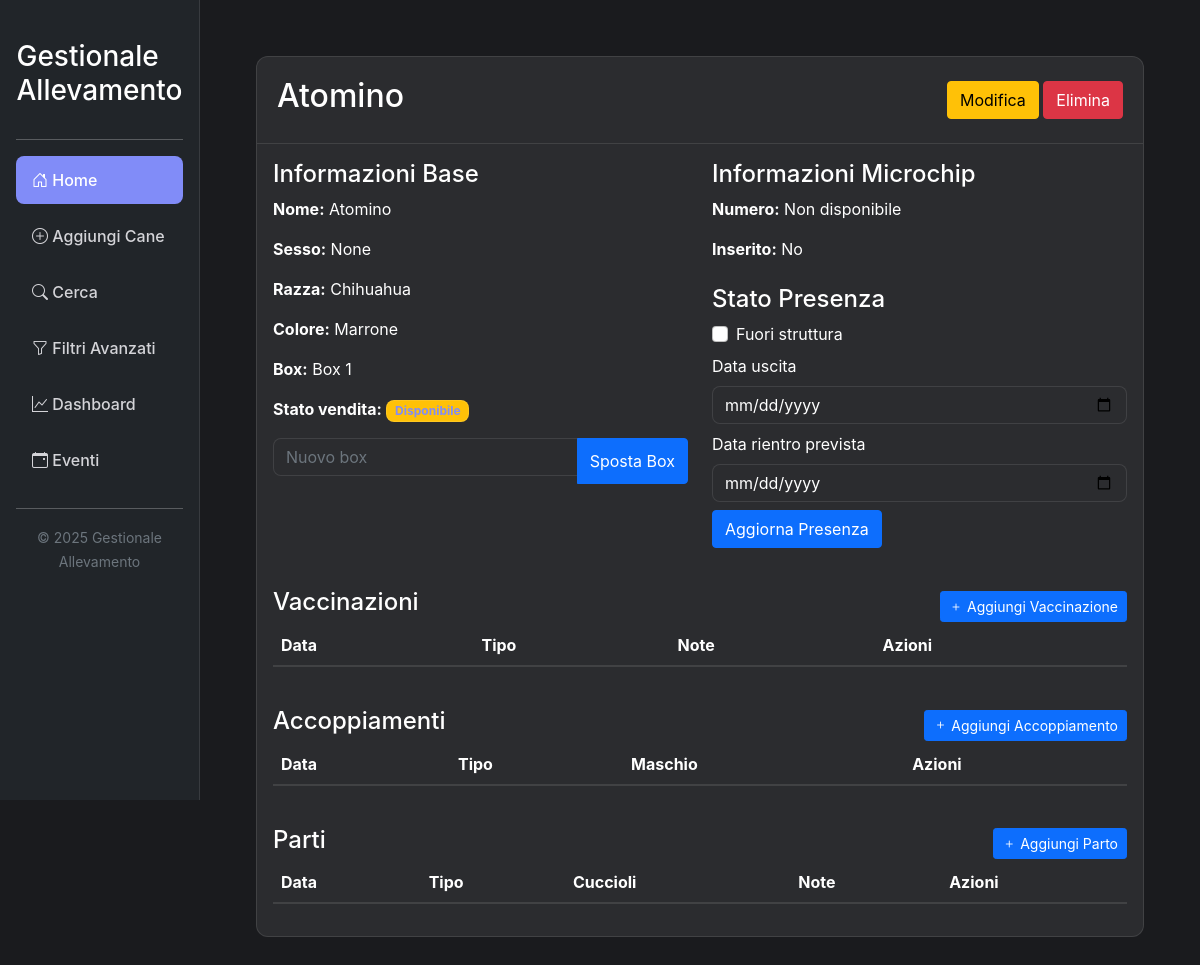
Screenshot of /cane/1 with the database file from the repository.
### tables this page shows
CREATE TABLE cani (
            id INTEGER PRIMARY KEY AUTOINCREMENT,
            nome TEXT NOT NULL,
            razza TEXT,
            colore TEXT,
            microchip TEXT,
            box TEXT,
            stato TEXT DEFAULT ''
        , microchip_data TEXT, chip_inserito TEXT DEFAULT 'No', venduto TEXT DEFAULT 'No', sesso TEXT, data_nascita TEXT, fuori_struttura TEXT DEFAULT 'No', data_uscita TEXT, data_rientro TEXT);

### PiccoloAmico/app_api.py (the view)
@app.route('/cane/<int:id>')
def dettaglio_cane(id):
    conn = get_db_connection()
    cane = conn.execute('SELECT * FROM cani WHERE id = ?', (id,)).fetchone()
    eventi = conn.execute('SELECT * FROM eventi WHERE cane_id = ? ORDER BY data DESC', (id,)).fetchall()
    mating_events = conn.execute('SELECT * FROM mating_events WHERE dog_id = ? ORDER BY date DESC', (id,)).fetchall()
    births = conn.execute('SELECT * FROM births WHERE dog_id = ? ORDER BY date DESC', (id,)).fetchall()
    conn.close()
    return render_template('dettaglio.html', cane=cane, eventi=eventi, mating_events=mating_events, births=births)

### PiccoloAmico/app_api.py (called while the page is built)
def get_db_connection():
    conn = sqlite3.connect(DB_NAME)
    conn.row_factory = sqlite3.Row
    return conn

### PiccoloAmico/templates/dettaglio.html (shortened to what this page needs)
{% extends "layout.html" %}
{% block content %}
<div class="card">
    <div class="card-header d-flex justify-content-between align-items-center">
        <h2>{{ cane.nome }}</h2>
        <div>
            <a href="{{ url_for('modifica_cane', id=cane.id) }}" class="btn btn-warning">Modifica</a>
            <form action="{{ url_for('elimina_cane', id=cane.id) }}" method="POST" style="display: inline;">
                <button type="submit" class="btn btn-danger" onclick="return confirm('Sei sicuro di voler eliminare questo cane?')">Elimina</button>
            </form>
        </div>
    </div>
    <div class="card-body">
        <div class="row">
            <div class="col-md-6">
                <h4>Informazioni Base</h4>
                <p><strong>Nome:</strong> {{ cane.nome }}</p>
                <p><strong>Sesso:</strong> {{ cane.sesso }}</p>
                <p><strong>Razza:</strong> {{ cane.razza }}</p>
                <p><strong>Colore:</strong> {{ cane.colore }}</p>
                <p><strong>Box:</strong> {{ cane.box }}</p>
                <p><strong>Stato vendita:</strong>
                    {% if cane.is_sold %}
                        <span class="badge bg-success">Venduto</span>
                    {% else %}
                        <span class="badge bg-warning">Disponibile</span>
                    {% endif %}
                </p>
                <form action="{{ url_for('sposta_cane', id=cane.id) }}" method="POST" class="mt-3">
                    <div class="input-group">
                        <input type="text" class="form-control" name="nuovo_box" placeholder="Nuovo box" required>
                        <button type="submit" class="btn btn-primary">Sposta Box</button>
                    </div>
                </form>
            </div>
            <div class="col-md-6">
                <h4>Informazioni Microchip</h4>
                <p><strong>Numero:</strong> {{ cane.microchip_number or 'Non disponibile' }}</p>
                <p><strong>Inserito:</strong> {{ 'Sì' if cane.microchip_inserted else 'No' }}</p>
                <h4 class="mt-4">Stato Presenza</h4>
                <form action="{{ url_for('aggiorna_presenza', id=cane.id) }}" method="POST" class="mb-3">
                    <div class="form-check mb-2">
                        <input type="checkbox" class="form-check-input" id="is_out" name="is_out" {% if cane.is_out %}checked{% endif %}>
                        <label class="form-check-label" for="is_out">Fuori struttura</label>
                    </div>
                    <div class="mb-2">
                        <label class="form-label">Data uscita</label>
                        <input type="date" class="form-control" name="out_date" value="{{ cane.out_date.strftime('%Y-%m-%d') if cane.out_date else '' }}">
                    </div>
                    <div class="mb-2">
                        <label class="form-label">Data rientro prevista</label>
                        <input type="date" class="form-control" name="return_date" value="{{ cane.return_date.strftime('%Y-%m-%d') if cane.return_date else '' }}">
                    </div>
                    <button type="submit" class="btn btn-primary">Aggiorna Presenza</button>
                </form>
            </div>
        </div>
        <div class="mt-4">
            <div class="d-flex justify-content-between align-items-center">
                <h4>Vaccinazioni</h4>
                <button class="btn btn-primary btn-sm" data-bs-toggle="modal" data-bs-target="#addVaccinationModal">
                    <i class="bi bi-plus"></i> Aggiungi Vaccinazione
                </button>
            </div>
            <div class="table-responsive">
                <table class="table">
                    <thead>
                        <tr>
                            <th>Data</th>
                            <th>Tipo</th>
                            <th>Note</th>
                            <th>Azioni</th>
                        </tr>
                    </thead>
                </table>
            </div>
        </div>
        <div class="mt-4">
            <div class="d-flex justify-content-between align-items-center">
                <h4>Accoppiamenti</h4>
                <button class="btn btn-primary btn-sm" data-bs-toggle="modal" data-bs-target="#addMatingModal">
                    <i class="bi bi-plus"></i> Aggiungi Accoppiamento
                </button>
            </div>
            <div class="table-responsive">
                <table class="table">
                    <thead>
                        <tr>
                            <th>Data</th>
                            <th>Tipo</th>
                            <th>Maschio</th>
                            <th>Azioni</th>
                        </tr>
                    </thead>
                </table>
            </div>
        </div>
        <div class="mt-4">
            <div class="d-flex justify-content-between align-items-center">
                <h4>Parti</h4>
                <button class="btn btn-primary btn-sm" data-bs-toggle="modal" data-bs-target="#addBirthModal">
                    <i class="bi bi-plus"></i> Aggiungi Parto
                </button>
            </div>
            <div class="table-responsive">
                <table class="table">
                    <thead>
                        <tr>
                            <th>Data</th>
                            <th>Tipo</th>
                            <th>Cuccioli</th>
                            <th>Note</th>
                            <th>Azioni</th>
                        </tr>
                    </thead>
                </table>
            </div>
        </div>
    </div>
</div>
{% endblock %}

### PiccoloAmico/static/css/style.css (style rules this page uses)
:root { --bg-primary: #1a1b1e; --bg-secondary: #2b2c2f; --text-primary: #ffffff; --text-secondary: #d4d4d8; --accent: #818cf8; }
body { background-color: var(--bg-primary); color: var(--text-primary); font-family: -apple-system, BlinkMacSystemFont, "Segoe UI", Roboto, sans-serif; }
.card { background-color: var(--bg-secondary); border: 1px solid rgba(255,255,255,0.1); border-radius: 0.75rem; margin-bottom: 1.5rem; }
.card-header { background-color: transparent; border-bottom: 1px solid rgba(255,255,255,0.1); padding: 1.25rem; }
.table { color: var(--text-primary); }
.table th { border-bottom: 2px solid rgba(255,255,255,0.1); white-space: nowrap; }
.form-control, .form-select { background-color: var(--bg-secondary); border: 1px solid rgba(255,255,255,0.1); color: var(--text-primary); border-radius: 0.5rem; }
.badge { background-color: var(--bg-secondary); border: 1px solid rgba(255,255,255,0.1); color: #818cf8; border-radius: 0.5rem; }

### PiccoloAmico/templates/layout.html (style rules this page uses)
.card { transition: transform 0.2s; margin-bottom: 1rem; }
.form-control, .form-select { margin-bottom: 0.5rem; }

### rows the page displays
cani: nome "Atomino", razza "Chihuahua", colore "Marrone", box "Box 1"

### other values shown
{{ cane.sesso }} "None"
{{ cane.microchip_number or 'Non disponibile' }} "Non disponibile"
{{ 'Sì' if cane.microchip_inserted else 'No' }} "No"
